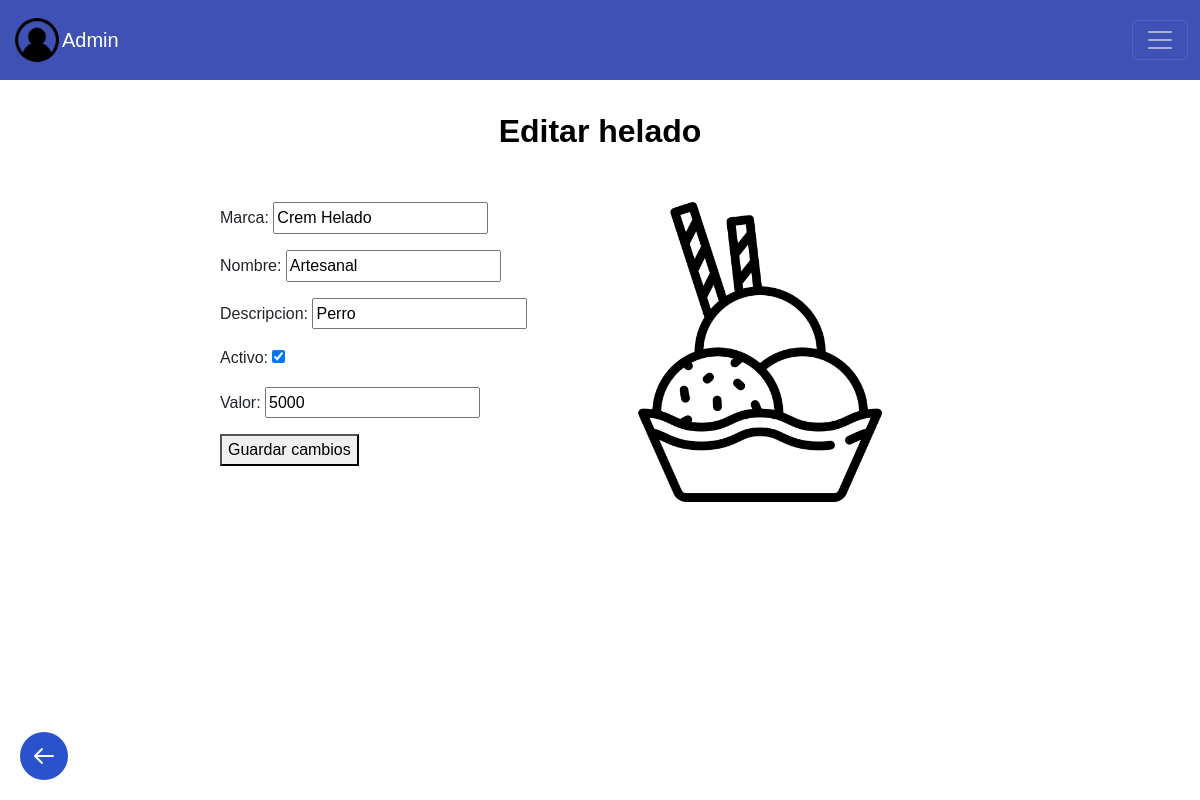
Before: /homeA/editarHelado/1/ with the older database file.
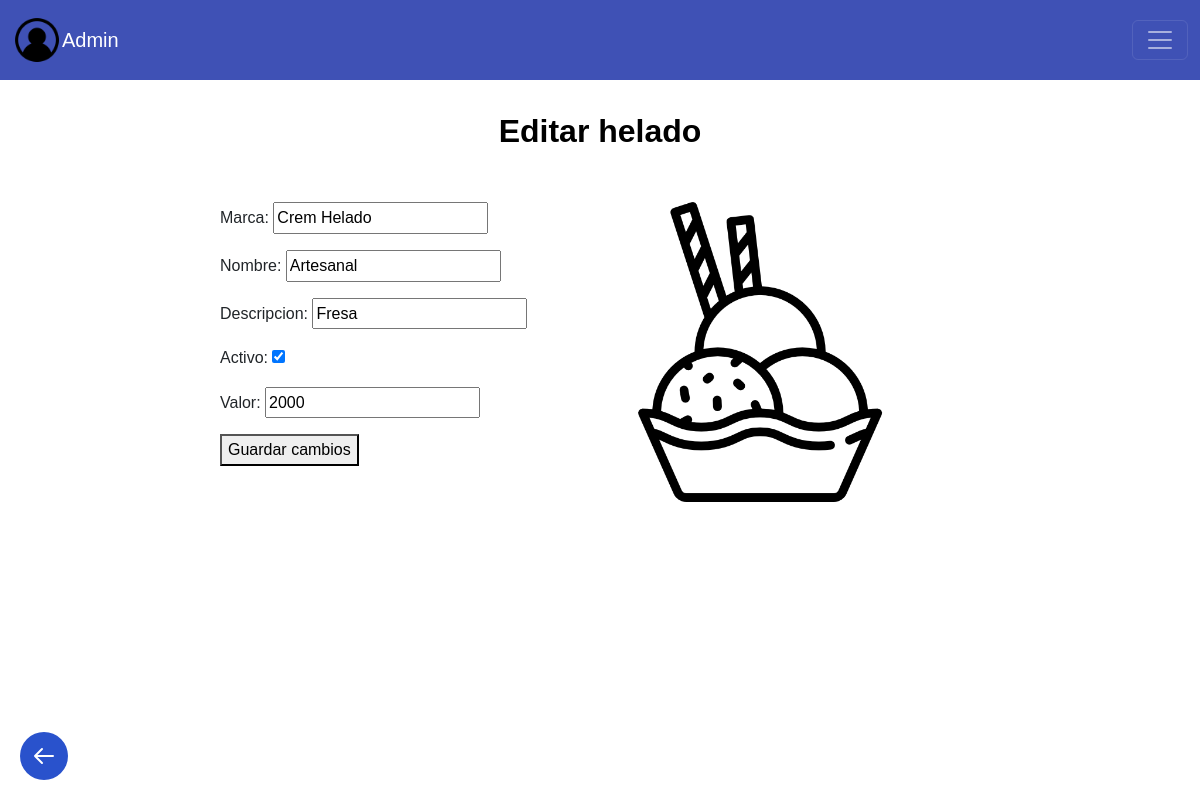
After: the same page with the newer database file.
### helados/models.py (models this page shows, shortened)
class Helado (models.Model):
    marca = models.CharField(max_length=200)
    nombre = models.CharField(max_length=200)
    descripcion = models.CharField(max_length=200)
    activo  = models.BooleanField(default=True)
    valor = models.IntegerField (blank= False)

### helados/views.py (the view, shortened to what this page needs)
# urls.py: path('homeA/editarHelado/<int:helado_id>/', views.editar_helado, name='editarHelado'),
def editar_helado(request, helado_id):
    if request.method == 'GET':
        helado = get_object_or_404(Helado, pk=helado_id)
        form = agregarHeladoForm(instance=helado)
        return render(request, 'editar_helado.html', {'helado': helado, 'form': form})

### helados/forms.py
class agregarHeladoForm(ModelForm):
    class Meta:
        model = Helado
        fields = ['marca' , 'nombre', 'descripcion', 'activo' , 'valor']

### helados/frontend/templates/editar_helado.html (shortened to what this page needs)
{% extends 'layouts/base.html' %}
{% load static %}
{% block user %}
Admin
{% endblock %}
{% block content %}
<h2 class="dashboard-heading">Editar helado</h2>
<main>
    <div class="left-column">
        <form action="" method="POST">
            {{form.as_p}}
            <button>
                Guardar cambios
            </button>
        </form>
    </div>
    <div class="right-column">
        <img src="{% static 'images/helado (2).png' %}" alt="helado" width="300" height="300">
    </div>
</main>
<a href="javascript:void(0);" class="back-button" onclick="window.history.back();">
    <svg xmlns="http://www.w3.org/2000/svg" fill="none" viewBox="0 0 24 24" stroke="currentColor">
        <path stroke-linecap="round" stroke-linejoin="round" stroke-width="2" d="M10 19l-7-7m0 0l7-7m-7 7h18" />
    </svg>
</a>
{% endblock %}

Changed rows visible on the page:
changed Helado "Crem Helado": descripcion "Perro" → "Fresa"; valor "5000" → "2000"
